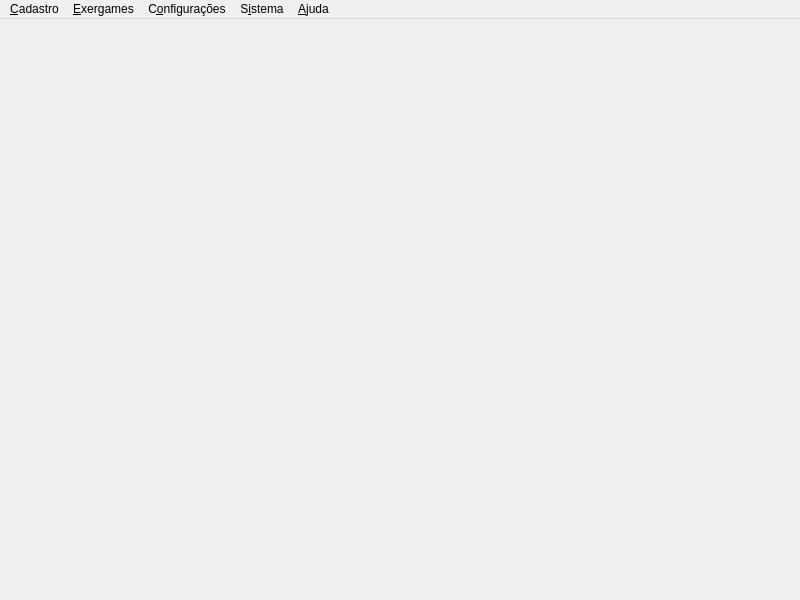
<?xml version="1.0" encoding="UTF-8"?>
<ui version="4.0">
 <class>MainView</class>
 <widget class="QMainWindow" name="MainView">
  <property name="geometry">
   <rect>
    <x>0</x>
    <y>0</y>
    <width>800</width>
    <height>600</height>
   </rect>
  </property>
  <property name="maximumSize">
   <size>
    <width>16777214</width>
    <height>16777215</height>
   </size>
  </property>
  <property name="windowTitle">
   <string>Plataforma T-TEA</string>
  </property>
  <property name="windowIcon">
   <iconset resource="../resources.qrc">
    <normaloff>:/icons/system/appicon</normaloff>:/icons/system/appicon</iconset>
  </property>
  <widget class="QWidget" name="wid_main">
   <layout class="QVBoxLayout" name="lay_main">
    <item>
     <spacer name="vs_menu">
      <property name="orientation">
       <enum>Qt::Orientation::Vertical</enum>
      </property>
      <property name="sizeHint" stdset="0">
       <size>
        <width>20</width>
        <height>40</height>
       </size>
      </property>
     </spacer>
    </item>
   </layout>
  </widget>
  <widget class="QMenuBar" name="mnu_main">
   <property name="geometry">
    <rect>
     <x>0</x>
     <y>0</y>
     <width>800</width>
     <height>33</height>
    </rect>
   </property>
   <widget class="QMenu" name="mnu_file">
    <property name="title">
     <string>&amp;Cadastro</string>
    </property>
    <addaction name="act_institutionfacility"/>
    <addaction name="act_professional"/>
    <addaction name="act_player"/>
    <addaction name="separator"/>
    <addaction name="act_exit"/>
    <addaction name="separator"/>
   </widget>
   <widget class="QMenu" name="mnu_exergames">
    <property name="title">
     <string>&amp;Exergames</string>
    </property>
    <addaction name="act_player_game"/>
   </widget>
   <widget class="QMenu" name="mnu_settings">
    <property name="title">
     <string>C&amp;onfigurações</string>
    </property>
    <addaction name="act_kartea"/>
    <addaction name="separator"/>
    <addaction name="act_calibration"/>
    <addaction name="separator"/>
   </widget>
   <widget class="QMenu" name="mnu_system">
    <property name="title">
     <string>S&amp;istema</string>
    </property>
    <addaction name="act_calibration_parameterization"/>
   </widget>
   <widget class="QMenu" name="mnu_help">
    <property name="title">
     <string>&amp;Ajuda</string>
    </property>
    <addaction name="act_help"/>
    <addaction name="separator"/>
    <addaction name="act_about"/>
   </widget>
   <addaction name="mnu_file"/>
   <addaction name="mnu_exergames"/>
   <addaction name="mnu_settings"/>
   <addaction name="mnu_system"/>
   <addaction name="mnu_help"/>
  </widget>
  <action name="act_exit">
   <property name="icon">
    <iconset resource="../resources.qrc">
     <normaloff>:/icons/ui/menu/dooropenicon</normaloff>:/icons/ui/menu/dooropenicon</iconset>
   </property>
   <property name="text">
    <string>&amp;Sair</string>
   </property>
   <property name="shortcut">
    <string>Ctrl+Q</string>
   </property>
  </action>
  <action name="act_institutionfacility">
   <property name="icon">
    <iconset resource="../resources.qrc">
     <normaloff>:/icons/ui/menu/hospitalicon</normaloff>:/icons/ui/menu/hospitalicon</iconset>
   </property>
   <property name="text">
    <string>Instituição/Estabelecimento</string>
   </property>
   <property name="shortcut">
    <string>Ctrl+I</string>
   </property>
  </action>
  <action name="act_professional">
   <property name="icon">
    <iconset resource="../resources.qrc">
     <normaloff>:/icons/ui/menu/stethoscopeicon</normaloff>:/icons/ui/menu/stethoscopeicon</iconset>
   </property>
   <property name="text">
    <string>Profissional</string>
   </property>
   <property name="shortcut">
    <string>Ctrl+H</string>
   </property>
  </action>
  <action name="act_player">
   <property name="icon">
    <iconset resource="../resources.qrc">
     <normaloff>:/icons/ui/menu/userticon</normaloff>:/icons/ui/menu/userticon</iconset>
   </property>
   <property name="text">
    <string>Jogador</string>
   </property>
   <property name="shortcut">
    <string>Ctrl+J</string>
   </property>
  </action>
  <action name="act_kartea">
   <property name="icon">
    <iconset resource="../resources.qrc">
     <normaloff>:/icons/ui/menu/kartea4icon</normaloff>:/icons/ui/menu/kartea4icon</iconset>
   </property>
   <property name="text">
    <string>KarTEA</string>
   </property>
  </action>
  <action name="act_calibration">
   <property name="icon">
    <iconset resource="../resources.qrc">
     <normaloff>:/icons/ui/menu/videoicon</normaloff>:/icons/ui/menu/videoicon</iconset>
   </property>
   <property name="text">
    <string>&amp;Calibração</string>
   </property>
   <property name="shortcut">
    <string>F4</string>
   </property>
  </action>
  <action name="act_calibration_parameterization">
   <property name="icon">
    <iconset resource="../resources.qrc">
     <normaloff>:/icons/ui/menu/cogsicon</normaloff>:/icons/ui/menu/cogsicon</iconset>
   </property>
   <property name="text">
    <string>&amp;Parametrização da Calibração</string>
   </property>
   <property name="shortcut">
    <string>F5</string>
   </property>
  </action>
  <action name="act_help">
   <property name="icon">
    <iconset resource="../resources.qrc">
     <normaloff>:/icons/ui/menu/questionicon</normaloff>:/icons/ui/menu/questionicon</iconset>
   </property>
   <property name="text">
    <string>&amp;Ajuda</string>
   </property>
   <property name="shortcut">
    <string>F1</string>
   </property>
  </action>
  <action name="act_about">
   <property name="icon">
    <iconset resource="../resources.qrc">
     <normaloff>:/icons/ui/menu/infoicon</normaloff>:/icons/ui/menu/infoicon</iconset>
   </property>
   <property name="text">
    <string>&amp;Sobre...</string>
   </property>
  </action>
  <action name="act_player_game">
   <property name="icon">
    <iconset resource="../resources.qrc">
     <normaloff>:/icons/ui/menu/gamepadicon</normaloff>:/icons/ui/menu/gamepadicon</iconset>
   </property>
   <property name="text">
    <string>Sessão de Jogo</string>
   </property>
   <property name="shortcut">
    <string>Ctrl+P</string>
   </property>
  </action>
 </widget>
 <resources>
  <include location="../resources.qrc"/>
 </resources>
 <connections/>
</ui>
